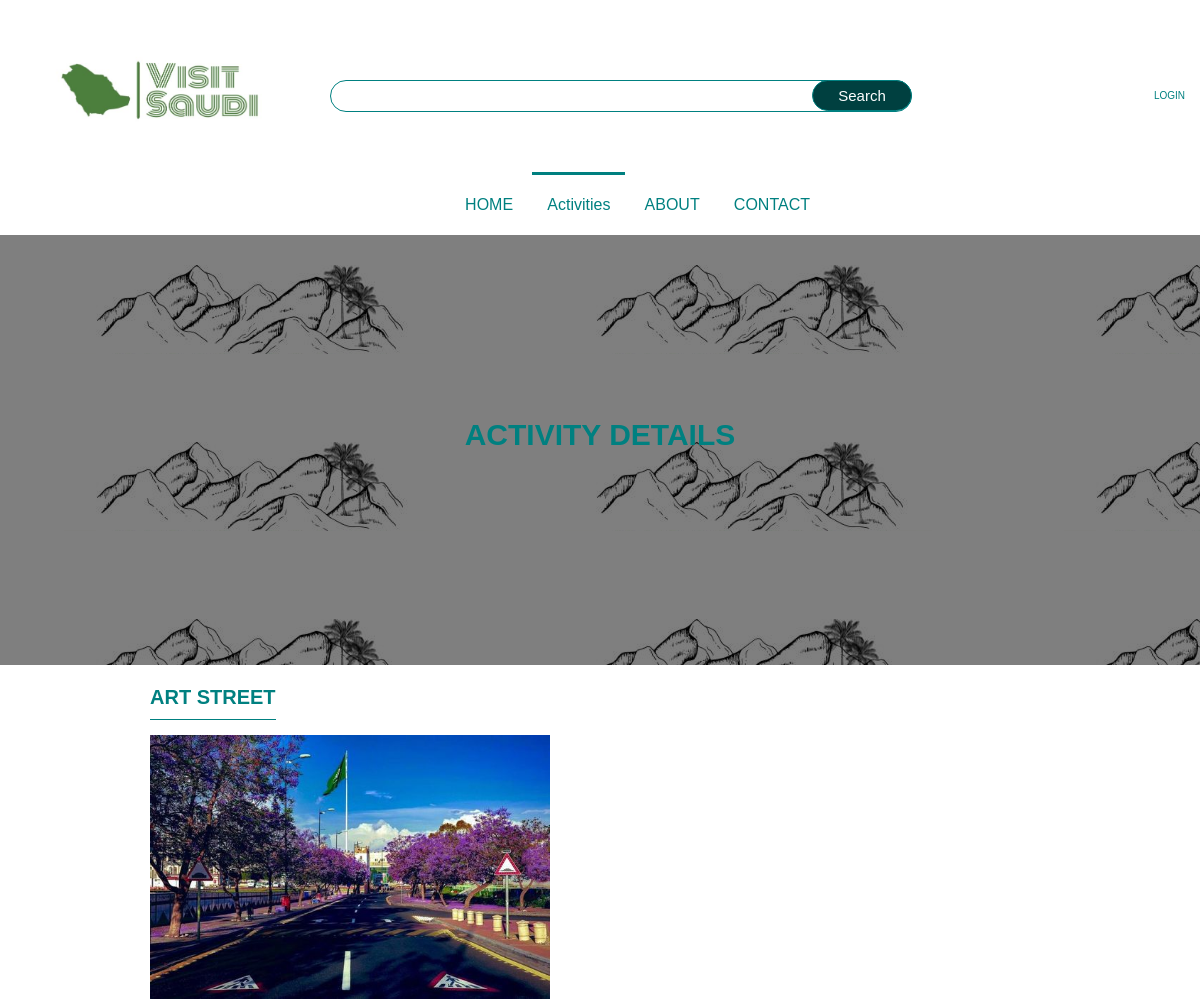
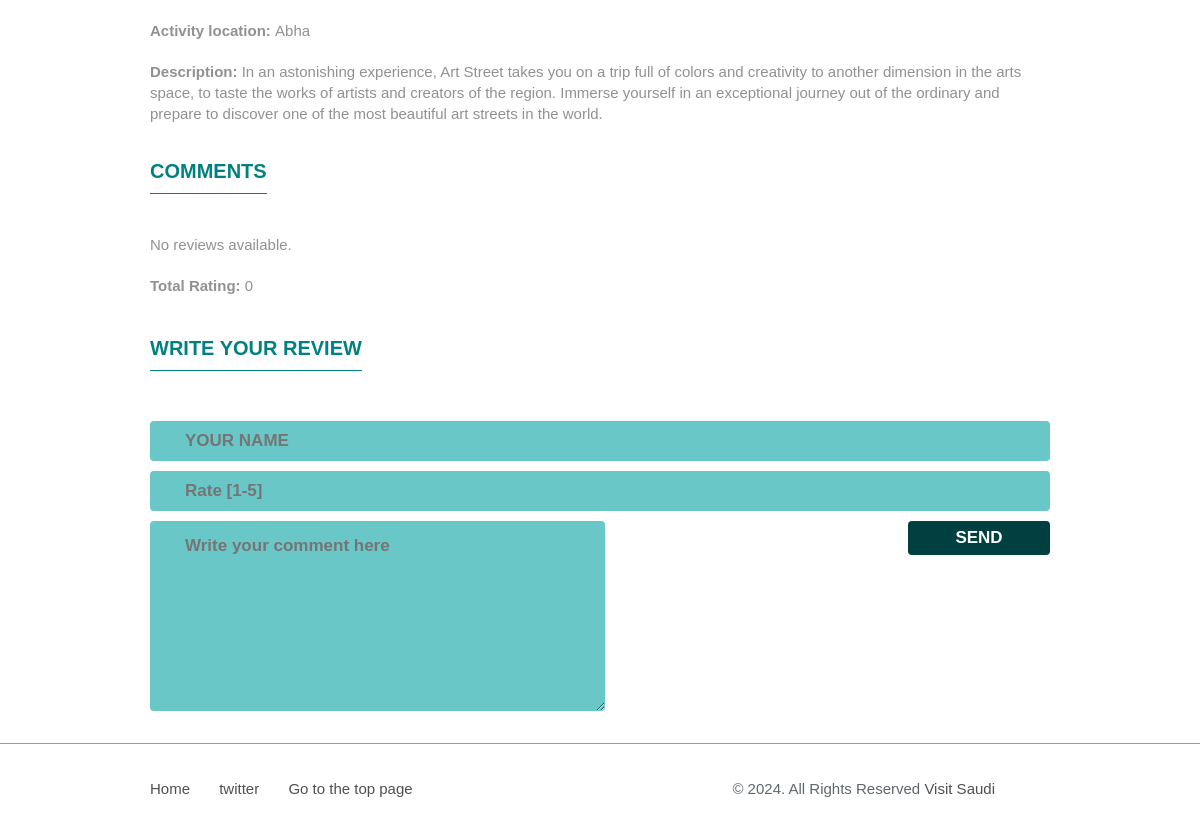
Page /VisitSaudi/project-390/activity-info.php?id=5 on the committed database (2 pictures, top to bottom).
### tables this page shows
CREATE TABLE `item` (
  `id` int(11) NOT NULL,
  `name` varchar(50) NOT NULL,
  `logo` varchar(50) NOT NULL,
  `description` text NOT NULL,
  `categoryID` int(11) NOT NULL,
  `location` varchar(50) NOT NULL,
  `rating` int(11) NOT NULL
);

### VisitSaudi/project-390/Activity-info.php (the view, shortened to what this page needs)
<?php
$servername = "localhost";
$username = "root";
$password = "";
$dbname = "visitsaudi";
$conn = new mysqli($servername, $username, $password, $dbname ,$port = 3307
);
$id = $_GET['id'];
$sql = "SELECT * FROM item WHERE id=" . $id;
$result = $conn->query($sql);
$activity = null;
if ($result->num_rows > 0) {
    $activity = $result->fetch_assoc();
}
$reviews = array();
$totalRating = 0;
?>
<!DOCTYPE html>
<html>
<head>
    <link rel="stylesheet" href="./css/style.css" type="text/css" />
    <link rel="stylesheet" href="https://cdnjs.cloudflare.com/ajax/libs/font-awesome/4.7.0/css/font-awesome.min.css">
</head>
<body id="up">
    <div class="container">
        <header class="site-header">
            <section class="top-header">
                <div class="logo"><img src="pics/logo.jpg" width="300" height="150" alt=""></div>
                <div class="search">
                    <form action="#" method="get">
                        <input type="text" value="" id="search" name="search">
                        <input type="submit" id="searchsubmit" value="Search">
                    </form>
                </div>
                <div class="top-header-right menu-content">
                    <ul class="user_menu">
                        <li><a href="login.php">LOGIN</a></li>
                    </ul>
                </div>
            </section>
            <section class="menu">
                <div class="menu-content">
                    <ul id="menu">
                        <li><a href="index.php">HOME</a></li>
                        <li class="active"><a href="Activity-cat.php">Activities</a></li>
                        <li><a href="aboutUs2.php">ABOUT</a></li>
                        <li><a href="contact.php">CONTACT</a></li>
                    </ul>
                </div>
            </section>
        </header>
        <section class="page-header" id="home">
            <div class="opacity"></div>
            <div class="content">
                <div class="text">
                    <h1><br><span>Activity Details</span></h1>
                </div>
            </div>
        </section>
        <section class="page-content" id="page-content">
            <div class="Activity-info">
                <div class="info">
                    <h3 class="title"><?= $activity['name'] ?></h3>
					  <br>
                    <?php if ($activity) { ?>
			         <img width="400" src="pics/<?= $activity['logo'] ?>" alt="Activity Image" />
                        <p><strong>Activity location: </strong><?= $activity['location'] ?></p>
                        <p><strong>Description: </strong><?= $activity['description'] ?></p>
                    <?php } else { ?>
                        <p><strong>Activity not found</strong></p>
                    <?php } ?>
               <div id="reviews">
			   <br>
            <h3>Comments</h3>
    <div class="reviews-list">
        <?php
        if ($reviews) {
            foreach ($reviews as $review) {
			                   $totalRating += $review["rating"];
                echo '<article>';
                echo '<header>';
                echo '<div class="rating">';
                $rating = $review["rating"];
                for ($i = 1; $i <= 5; $i++) {
                    if ($i <= $rating) {
                        echo '<span class="fa fa-star checked"></span>';
                    } else {
                        echo '<span class="fa fa-star"></span>';
                    }
                }
                echo '</div>';
                echo '<div class="user">' . $review["name"] . '</div>';
                echo '<time datetime="' . $review["date"] . '">' . date('l, jS F Y @H:i:s', strtotime($review["date"])) . '</time>';
                echo '</header>';
                echo '<div class="review">';
                echo '<p>' . $review["body"] . '</p>';
                echo '</div>';
                echo '</article>';
            }
        } else {
            echo "<p>No reviews available.</p>";
        }
		$averageRating = count($reviews) > 0 ? $totalRating / count($reviews) : 0;
        ?>
        <p><strong>Total Rating: </strong><?= $averageRating ?></p>
    </div>
                </div>
               <div class="new-review">
        <h3>Write Your Review</h3>
        <div class="form">
            <form action="submit_review.php" method="post">
                <input type="text" name="name" id="name" placeholder="YOUR NAME" required />
                <input type="number" name="rating" id="rating" min="1" max="5" placeholder="Rate [1-5]" required />
                <textarea id="body" name="body" placeholder="Write your comment here" required></textarea>
                <input class="button" type="submit" value="SEND" />
            </form>
        </div>
    </div>
</div>
            </div>
        </section>
        <section class="footer">
            <div class="margin">
                <div class="menu-footer">
                    <a href="index.php">Home</a>
                    <a href="http://www.twitter.com">twitter</a>
                    <a href="#up"> Go to the top page </a>
                </div>
                <div class="copyright">©
                    <script type="text/javascript">document.write(new Date().getFullYear());</script>. All Rights
                    Reserved <a href="index.php"> Visit Saudi</a>
                </div>
            </div>
        </section>
    </div>
</body>
</html>

### rows in the picture
item: name "ART STREET", logo (picture), location "Abha", description "In an astonishing experience, Art Street takes you on a trip full of colors and creativity to another dimension in the arts space, to taste the works of artists and creators of the region. Immerse yourself in an exceptional journey out of the ordinary and prepare to discover one of the most beautiful art streets in the world."

### other values in the picture
$averageRating "0"
